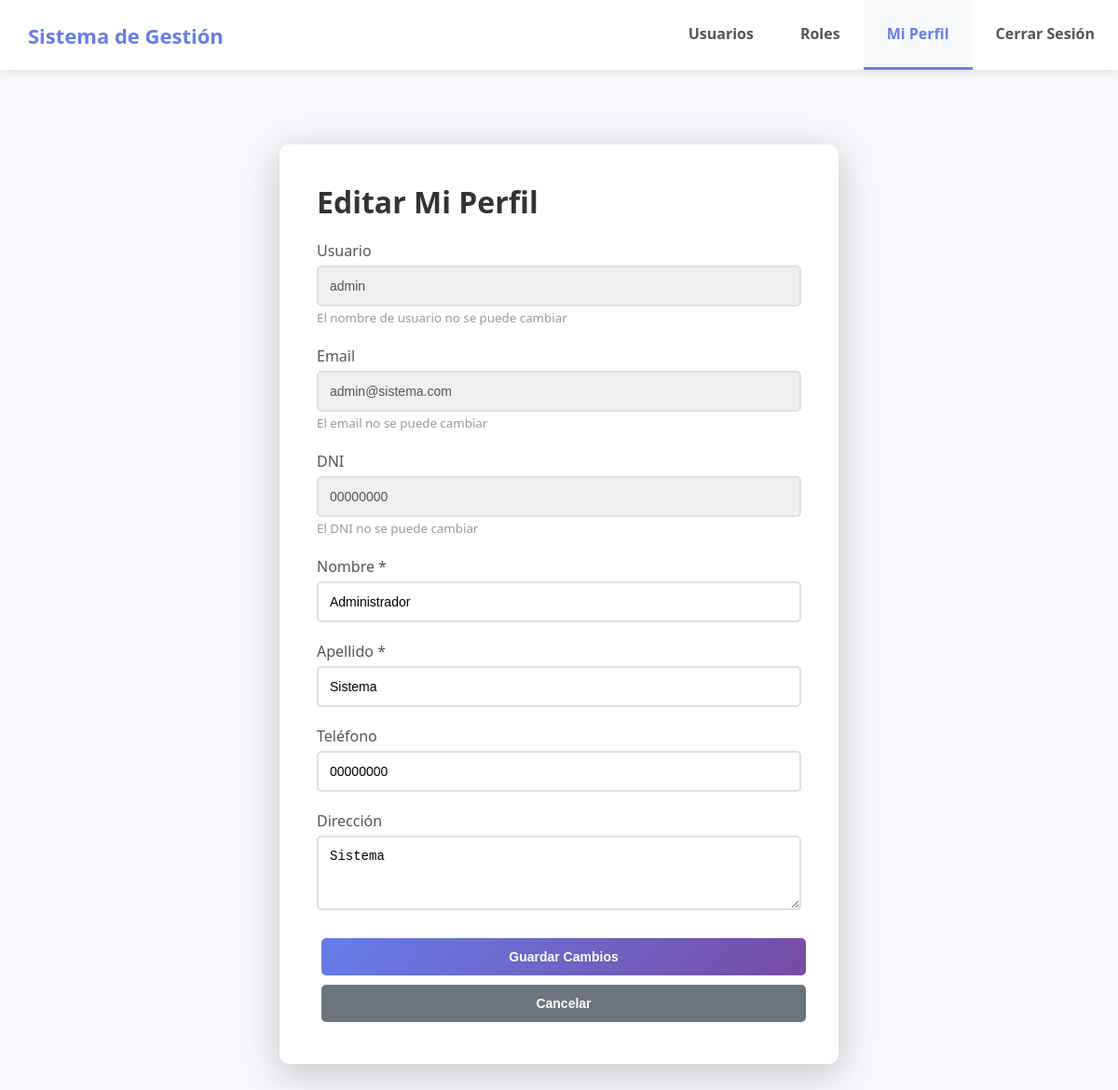
/profile.php (signed in), run on the app's committed database.
### tables this page shows
CREATE TABLE usuarios (
    id_usuario INT AUTO_INCREMENT PRIMARY KEY,
    id_persona INT NOT NULL,
    id_rol INT NOT NULL,
    username VARCHAR(50) UNIQUE NOT NULL,
    password_hash VARCHAR(255) NOT NULL,
    activo BOOLEAN DEFAULT TRUE,
    email_verificado BOOLEAN DEFAULT FALSE,
    fecha_verificacion TIMESTAMP NULL,
    ultimo_acceso TIMESTAMP NULL,
    created_at TIMESTAMP DEFAULT CURRENT_TIMESTAMP,
    updated_at TIMESTAMP DEFAULT CURRENT_TIMESTAMP ON UPDATE CURRENT_TIMESTAMP,
    FOREIGN KEY (id_persona) REFERENCES personas(id_persona) ON DELETE CASCADE,
    FOREIGN KEY (id_rol) REFERENCES roles(id_rol) ON DELETE RESTRICT,
    INDEX idx_username (username),
    INDEX idx_activo (activo)
);

CREATE TABLE personas (
    id_persona INT AUTO_INCREMENT PRIMARY KEY,
    nombre VARCHAR(100) NOT NULL,
    apellido VARCHAR(100) NOT NULL,
    dni VARCHAR(20) UNIQUE NOT NULL,
    email VARCHAR(150) UNIQUE NOT NULL,
    telefono VARCHAR(20),
    direccion TEXT,
    created_at TIMESTAMP DEFAULT CURRENT_TIMESTAMP,
    updated_at TIMESTAMP DEFAULT CURRENT_TIMESTAMP ON UPDATE CURRENT_TIMESTAMP,
    INDEX idx_dni (dni),
    INDEX idx_email (email)
);

### includes/session.php (called while the page is built, shortened)
<?php
function is_admin() {
    return isset($_SESSION['id_rol']) && $_SESSION['id_rol'] == 1;
}
?>

### includes/functions.php (called while the page is built, shortened)
<?php
function get_user_info($id_usuario) {
    $database = new Database();
    $db = $database->connect();
    $query = "SELECT u.*, p.nombre, p.apellido, p.dni, p.email, p.telefono, p.direccion, r.nombre_rol
              FROM usuarios u
              INNER JOIN personas p ON u.id_persona = p.id_persona
              INNER JOIN roles r ON u.id_rol = r.id_rol
              WHERE u.id_usuario = :id";
    $stmt = $db->prepare($query);
    $stmt->bindParam(':id', $id_usuario);
    $stmt->execute();
    return $stmt->fetch();
}
?>

### profile.php (the view, shortened to what this page needs)
<?php
require_once 'includes/session.php';
require_once 'includes/functions.php';
$user_info = get_user_info($_SESSION['user_id']);
?>
<!DOCTYPE html>
<html lang="es">
<head>
    <link rel="stylesheet" href="assets/css/style.css">
</head>
<body>
    <div class="navbar">
        <div class="nav-brand">
            <h2>Sistema de Gestión</h2>
        </div>
        <div class="nav-links">
            <?php if(is_admin()): ?>
                <a href="admin_dashboard.php">Usuarios</a>
                <a href="roles.php">Roles</a>
            <?php else: ?>
                <a href="dashboard.php">Inicio</a>
            <?php endif; ?>
            <a href="profile.php" class="active">Mi Perfil</a>
            <a href="logout.php">Cerrar Sesión</a>
        </div>
    </div>
    <div class="dashboard-container">
        <div class="container" style="max-width: 600px;">
            <h1>Editar Mi Perfil</h1>
            <form method="POST" action="">
                <div class="form-group">
                    <label>Usuario</label>
                    <input type="text" value="<?php echo htmlspecialchars($user_info['username']); ?>" disabled style="background: #f0f0f0;">
                    <small style="color: #999;">El nombre de usuario no se puede cambiar</small>
                </div>
                <div class="form-group">
                    <label>Email</label>
                    <input type="email" value="<?php echo htmlspecialchars($user_info['email']); ?>" disabled style="background: #f0f0f0;">
                    <small style="color: #999;">El email no se puede cambiar</small>
                </div>
                <div class="form-group">
                    <label>DNI</label>
                    <input type="text" value="<?php echo htmlspecialchars($user_info['dni']); ?>" disabled style="background: #f0f0f0;">
                    <small style="color: #999;">El DNI no se puede cambiar</small>
                </div>
                <div class="form-group">
                    <label for="nombre">Nombre *</label>
                    <input type="text" id="nombre" name="nombre" required value="<?php echo htmlspecialchars($user_info['nombre']); ?>">
                </div>
                <div class="form-group">
                    <label for="apellido">Apellido *</label>
                    <input type="text" id="apellido" name="apellido" required value="<?php echo htmlspecialchars($user_info['apellido']); ?>">
                </div>
                <div class="form-group">
                    <label for="telefono">Teléfono</label>
                    <input type="tel" id="telefono" name="telefono" value="<?php echo htmlspecialchars($user_info['telefono']); ?>">
                </div>
                <div class="form-group">
                    <label for="direccion">Dirección</label>
                    <textarea id="direccion" name="direccion"><?php echo htmlspecialchars($user_info['direccion']); ?></textarea>
                </div>
                <button type="submit" class="btn btn-primary">Guardar Cambios</button>
                <a href="<?php echo is_admin() ? 'admin_dashboard.php' : 'dashboard.php'; ?>">
                    <button type="button" class="btn btn-secondary">Cancelar</button>
                </a>
            </form>
        </div>
    </div>
</body>
</html>

### assets/css/style.css (style rules this page uses)
* { margin: 0; padding: 0; box-sizing: border-box; }
body { font-family: 'Segoe UI', Tahoma, Geneva, Verdana, sans-serif; background: #f5f7fa; min-height: 100vh; }
.container { background: white; border-radius: 10px; box-shadow: 0 10px 40px rgba(0,0,0,0.2); padding: 40px; width: 100%; max-width: 450px; margin: 50px auto; }
.dashboard-container { max-width: 1400px; margin: 0 auto; padding: 30px; }
h1, h2 { color: #333; margin-bottom: 20px; }
.form-group { margin-bottom: 20px; }
label { display: block; margin-bottom: 5px; color: #555; font-weight: 500; }
input[type="text"], input[type="password"], input[type="email"], input[type="tel"], textarea, select { width: 100%; padding: 12px; border: 2px solid #e0e0e0; border-radius: 5px; font-size: 14px; transition: border-color 0.3s; }
textarea { resize: vertical; min-height: 80px; }
.btn { padding: 12px 24px; border: none; border-radius: 5px; font-size: 14px; font-weight: 600; cursor: pointer; transition: all 0.3s; margin: 5px; }
.btn-primary { background: linear-gradient(135deg, #667eea 0%, #764ba2 100%); color: white; width: 100%; }
.btn-secondary { background: #6c757d; color: white; width: 100%; }
.navbar { background: white; box-shadow: 0 2px 10px rgba(0,0,0,0.1); padding: 0; display: flex; justify-content: space-between; align-items: center; position: sticky; top: 0; z-index: 1000; }
.nav-brand { padding: 20px 30px; }
.nav-brand h2 { margin: 0; color: #667eea; font-size: 22px; }
.nav-links { display: flex; margin: 0; padding: 0; }
.nav-links a { padding: 25px 25px; color: #555; text-decoration: none; font-weight: 600; transition: all 0.3s; border-bottom: 3px solid transparent; display: flex; align-items: center; }
.nav-links a.active { color: #667eea; border-bottom-color: #667eea; background: #f8f9fa; }

### data on the page
usuarios: username "admin", id_persona.email "admin@sistema.com", id_persona.dni "00000000", nombre "Administrador", apellido "Sistema", telefono "00000000", direccion "Sistema"
